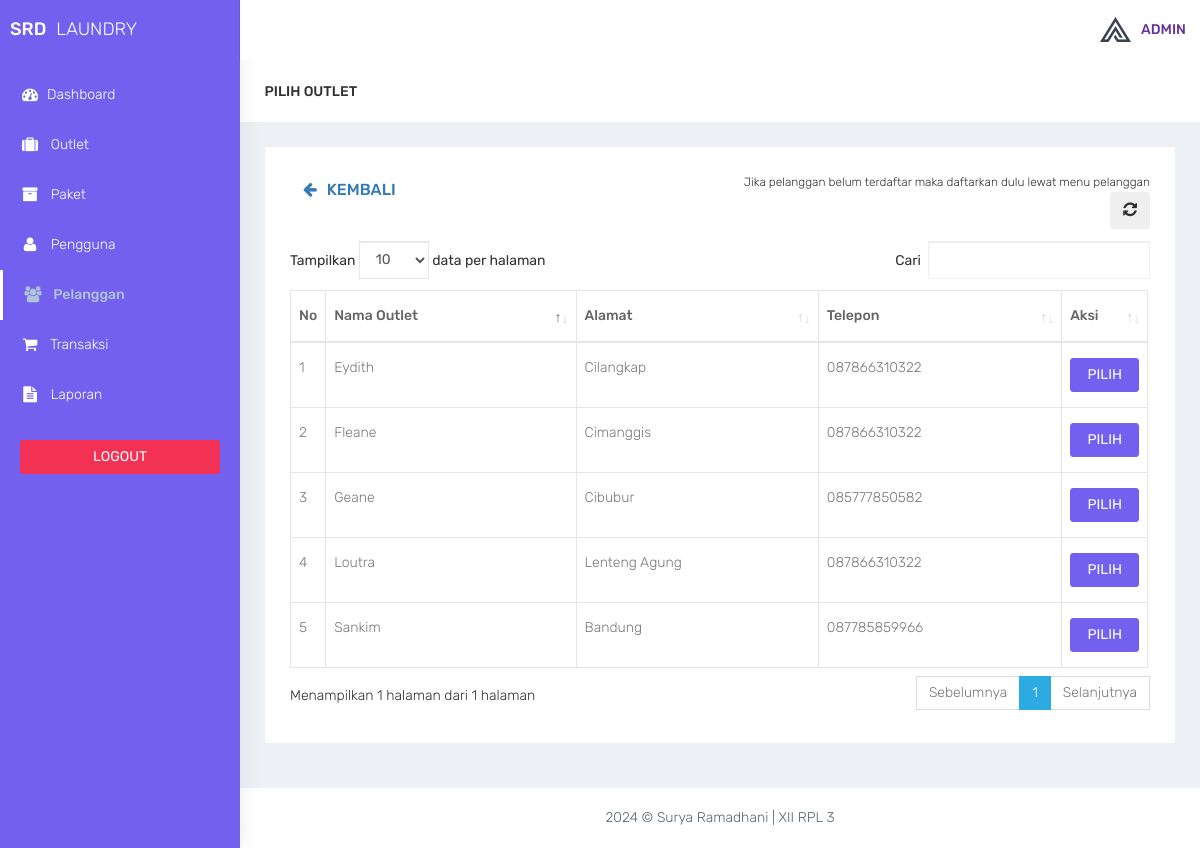
The page /admin/transaksi_cari_outlet.php (signed in) on the database its author committed.
### tables this page shows
CREATE TABLE `outlet` (
  `id_outlet` int(11) NOT NULL,
  `nama_outlet` varchar(100) DEFAULT NULL,
  `alamat_outlet` text DEFAULT NULL,
  `telp_outlet` varchar(15) DEFAULT NULL
);

### admin/functions.php (called while the page is built, shortened)
<?php
function ambildata($conn, $query)
{
    $data = mysqli_query($conn, $query);
    if (mysqli_num_rows($data) > 0) {
        while ($row = mysqli_fetch_assoc($data)) {
            $hasil[] = $row;
        }
        return $hasil;
    }
}

### admin/transaksi_cari_outlet.php (the view, shortened to what this page needs)
<?php
require 'functions.php';
require 'layout_header.php';
$query = 'SELECT * FROM outlet';
$data = ambildata($conn, $query);
?>
<div class="container-fluid">
    <div class="row bg-title">
        <div class="col-lg-3 col-md-4 col-sm-4 col-xs-12">
            <h4 class="page-title">Pilih Outlet</h4>
        </div>
    </div>
    <div class="row">
        <div class="col-md-12 col-lg-12 col-sm-12 col-xs-12">
            <div class="white-box">
                <div class="row">
                    <div class="col-md-6">
                        <a href="transaksi_cari_member.php" class="btn btn-dark box-title"><i class="fa fa-arrow-left fa-fw"></i> Kembali</a>
                    </div>
                    <div class="col-md-6 text-right">
                        <small>Jika pelanggan belum terdaftar maka daftarkan dulu lewat menu pelanggan</small>
                        <button id="btn-refresh" class="btn btn-dark box-title text-right" title="Refresh Data"><i class="fa fa-refresh" id="ic-refresh"></i></button>
                    </div>
                </div>
                <div class="table-responsive">
                    <table class="table table-bordered thead-dark" id="table">
                        <thead class="thead-dark">
                            <tr>
                                <th width="2%">No</th>
                                <th width="30%">Nama Outlet</th>
                                <th width="29%">Alamat</th>
                                <th width="29%">Telepon</th>
                                <th width="10%">Aksi</th>
                            </tr>
                        </thead>
                        <tbody>
                            <?php foreach ($data as $member) : ?>
                                <tr>
                                    <td></td>
                                    <td><?= $member['nama_outlet'] ?></td>
                                    <td><?= $member['alamat_outlet'] ?></td>
                                    <td><?= $member['telp_outlet'] ?></td>
                                    <td align="center">
                                        <a href="transaksi_tambah.php?id=<?= $_GET['id']; ?>&outlet_id=<?= $member['id_outlet'] ?>" data-toggle="tooltip" data-placement="bottom" title="Pilih" class="btn btn-primary btn-block"> PILIH</a>
                                    </td>
                                </tr>
                            <?php endforeach; ?>
                        </tbody>
                    </table>
                </div>
            </div>
        </div>
    </div>
</div>
<?php
require 'layout_footer.php';

### assets/css/colors/default.css (style rules this page uses)
body { background: #fff; }

### rows shown on the page
outlet: nama_outlet "Fleane", alamat_outlet "Cimanggis", telp_outlet "087866310322"
outlet: nama_outlet "Geane", alamat_outlet "Cibubur", telp_outlet "085777850582"
outlet: nama_outlet "Eydith", alamat_outlet "Cilangkap", telp_outlet "087866310322"
outlet: nama_outlet "Loutra", alamat_outlet "Lenteng Agung", telp_outlet "087866310322"
outlet: nama_outlet "Sankim", alamat_outlet "Bandung", telp_outlet "087785859966"
